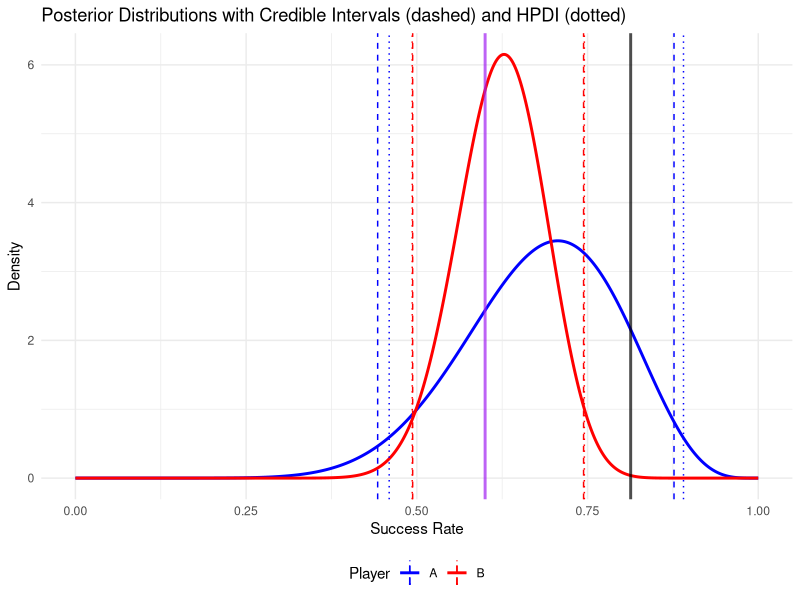
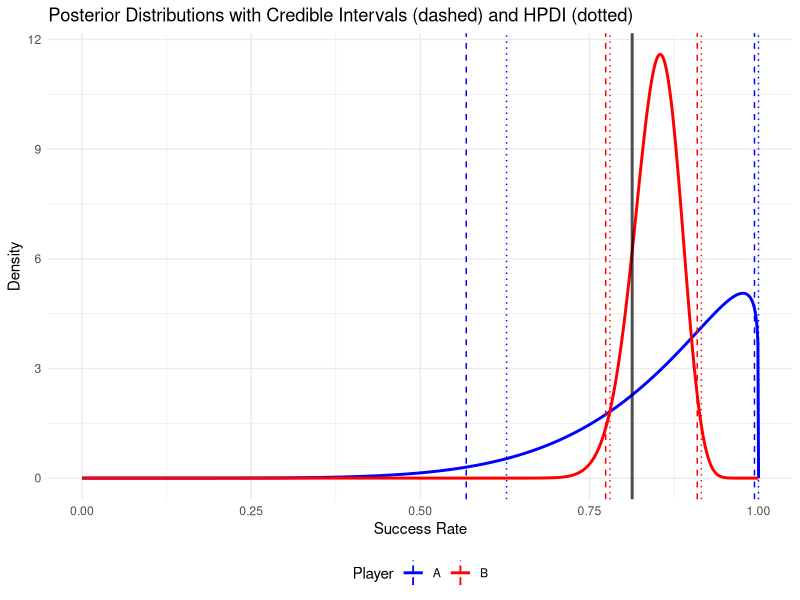

Write R code to recreate these figures, in order.
## ---- chunk 1
knitr::opts_chunk$set(echo = TRUE)
## ---- chunk 2
library(dplyr)
## ---- chunk 3
# Prior Data
data <- read.csv("826SR.csv")
print(data)
# Remove first two columns and filter out NA values
cleaned_data <- data[, c(3:5)] %>% 
  filter(!is.na(`SuccessRate`))

names(cleaned_data) <- c('PK', 'PKatt','SR')

#Filter out players with less than 5 attempts 
cleaned_data <- cleaned_data %>%
  filter(`PKatt` >= 5)
#Convert 1.0 to 0.9999 to be able to fit a beta distribution
cleaned_data <- cleaned_data %>%
  mutate(SR = ifelse(SR == 1.0, 0.9999, SR)) 

cleaned_data <- cleaned_data %>%
  mutate(SR = ifelse(SR == 0, 0.0001, SR)) 
  
## ---- chunk 4
mu_hat = mean(cleaned_data$SR)
print(paste0("mu_hat = ", mu_hat))
n_i = length(cleaned_data$SR)
print(paste0("n_i = ", n_i))
sigma_hat2 = var(cleaned_data$SR) 
print(paste0("sigma_hat = ", sigma_hat2))

a0 = mu_hat*((mu_hat*(1-mu_hat))/sigma_hat2 -1)
print(paste0("a0 = ", a0))
b0 = (1-mu_hat)*((mu_hat*(1-mu_hat))/sigma_hat2 -1)
print(paste0("b0 = ", b0))

## ---- chunk 5
# Posterior calculations

# Example 1: Hypothetical situation with worst than average players.

library(ggplot2)
library(coda) # For HPDI calculation

# EB prior parameters

prior_alpha <- a0
prior_beta <- b0

# Hypothetical player data, both having 0.6 Conversion Rate
# Recall league average mu_hat = 0.813
player_data <- list(
  A = list(successes = 6, trials = 10),
  B = list(successes = 30, trials = 50)
)

# Calculate posterior parameters, credible intervals, and HPDI
results <- list()
meanvar <- list()
for (player in names(player_data)) {
  successes <- player_data[[player]]$successes
  trials <- player_data[[player]]$trials
  fails <- trials - successes
  # Posterior parameters (From Equation (5) result)
  posterior_alpha <- prior_alpha + successes
  posterior_beta <- prior_beta + fails
  
  # posterior mean and variance
  posterior_mean <- (prior_alpha + successes) / (prior_alpha + prior_beta + trials) #Equation (6)
  posterior_variance <- (prior_alpha + successes)*(prior_beta + fails) / ((prior_alpha + prior_beta + trials)^2 * (prior_alpha + prior_beta + trials + 1)) # Equation (7)
  
  # 95% credible interval
  credible_interval <- qbeta(c(0.025, 0.975), posterior_alpha, posterior_beta)
  
  # Simulate posterior
  simulated_posterior <- rbeta(10000, posterior_alpha, posterior_beta)
  
  # 95% HPDI (see coda package)
  hpdi <- HPDinterval(as.mcmc(simulated_posterior), prob = 0.95)
  
  results[[player]] <- list(
    posterior_alpha = posterior_alpha,
    posterior_beta = posterior_beta,
    credible_interval = credible_interval,
    hpdi = hpdi,
    simulated_posterior = simulated_posterior
  )
  meanvar[[player]] <- list(posterior_mean = posterior_mean, posterior_variance = posterior_variance)
  
}
print(meanvar)
#Plotting:
x <- seq(0, 1, length.out = 1000)
density_data <- data.frame(
  x = rep(x, times = 2),
  density = c(
    dbeta(x, results$A$posterior_alpha, results$A$posterior_beta),
    dbeta(x, results$B$posterior_alpha, results$B$posterior_beta)
  ),
  player = rep(c("A", "B"), each = length(x))
)

interval_data <- data.frame(
  player = c("A", "B"),
  lower_credible = sapply(results, function(r) r$credible_interval[1]),
  upper_credible = sapply(results, function(r) r$credible_interval[2]),
  lower_hpdi = sapply(results, function(r) r$hpdi[1]),
  upper_hpdi = sapply(results, function(r) r$hpdi[2])
)
print(interval_data)


# Plot the posterior distributions with intervals
ggplot(density_data, aes(x = x, y = density, color = player)) +
  geom_line(size = 1) +
  geom_vline(data = interval_data, aes(xintercept = lower_credible, color = player), linetype = "dashed") +
  geom_vline(data = interval_data, aes(xintercept = upper_credible, color = player), linetype = "dashed") +
  geom_vline(data = interval_data, aes(xintercept = lower_hpdi, color = player), linetype = "dotted") +
  geom_vline(data = interval_data, aes(xintercept = upper_hpdi, color = player), linetype = "dotted") +
  geom_vline(xintercept = mu_hat, color = "black", linetype = "solid", size = 1, alpha = 0.7) + # League average
  geom_vline(xintercept = 0.6, color = "purple", linetype = "solid", size = 1, alpha = 0.7) + # Players SR
  labs(
    title = "Posterior Distributions with Credible Intervals (dashed) and HPDI (dotted)",
    x = "Success Rate",
    y = "Density"
  ) +
  scale_color_manual(values = c("A" = "blue", "B" = "red")) +
  theme_minimal() +
  theme(legend.position = "bottom") +
  guides(color = guide_legend(title = "Player"))


## ---- chunk 6
# Example 2: "Perfect" beginner vs. "Above average" experimented.

# EB prior parameters
prior_alpha <- a0
prior_beta <- b0

# Hypothetical player data, 
# Player A with perfect success rate but low amount of attempts
# Player B with slightly lower success rate but higher amount of attempts
# Recall league average mu_hat = 0.813 SR
player_data <- list(
  A = list(successes = 2, trials = 2), # 1.0 SR
  B = list(successes = 85, trials = 100) # 0.85 SR
)

results <- list()
meanvar <- list()
for (player in names(player_data)) {
  successes <- player_data[[player]]$successes
  trials <- player_data[[player]]$trials
  fails <- trials - successes
  # Posterior parameters
  posterior_alpha <- prior_alpha + successes
  posterior_beta <- prior_beta + fails
  
   posterior_mean <- (prior_alpha + successes) / (prior_alpha + prior_beta + trials) #Equation (6)
  posterior_variance <- (prior_alpha + successes)*(prior_beta + fails) / ((prior_alpha + prior_beta + trials)^2 * (prior_alpha + prior_beta + trials+1)) # Equation (7)
  
  # 95% credible interval
  credible_interval <- qbeta(c(0.025, 0.975), posterior_alpha, posterior_beta)
  
  # Simulate posterior
  simulated_posterior <- rbeta(10000, posterior_alpha, posterior_beta)
  
  # 95% HPDI (see coda package)
  hpdi <- HPDinterval(as.mcmc(simulated_posterior), prob = 0.95)
  
  results[[player]] <- list(
    posterior_alpha = posterior_alpha,
    posterior_beta = posterior_beta,
    credible_interval = credible_interval,
    hpdi = hpdi,
    simulated_posterior = simulated_posterior
  )
  meanvar[[player]] <-list(posterior_mean = posterior_mean, posterior_variance = posterior_variance)
}

print(meanvar)
#for plotting:
x <- seq(0, 1, length.out = 1000)
density_data <- data.frame(
  x = rep(x, times = 2),
  density = c(
    dbeta(x, results$A$posterior_alpha, results$A$posterior_beta),
    dbeta(x, results$B$posterior_alpha, results$B$posterior_beta)
  ),
  player = rep(c("A", "B"), each = length(x))
)

interval_data <- data.frame(
  player = c("A", "B"),
  lower_credible = sapply(results, function(r) r$credible_interval[1]),
  upper_credible = sapply(results, function(r) r$credible_interval[2]),
  lower_hpdi = sapply(results, function(r) r$hpdi[1]),
  upper_hpdi = sapply(results, function(r) r$hpdi[2])
)
print(interval_data)

# Plot of the posterior distributions with intervals
ggplot(density_data, aes(x = x, y = density, color = player)) +
  geom_line(size = 1) +
  geom_vline(data = interval_data, aes(xintercept = lower_credible, color = player), linetype = "dashed") +
  geom_vline(data = interval_data, aes(xintercept = upper_credible, color = player), linetype = "dashed") +
  geom_vline(data = interval_data, aes(xintercept = lower_hpdi, color = player), linetype = "dotted") +
  geom_vline(data = interval_data, aes(xintercept = upper_hpdi, color = player), linetype = "dotted") +
  geom_vline(xintercept = mu_hat, color = "black", linetype = "solid", size = 1, alpha = 0.7) + # League average
  #geom_vline(xintercept = 0.6, color = "purple", linetype = "solid", size = 1, alpha = 0.7) + # Players SR
  labs(
    title = "Posterior Distributions with Credible Intervals (dashed) and HPDI (dotted)",
    x = "Success Rate",
    y = "Density"
  ) +
  scale_color_manual(values = c("A" = "blue", "B" = "red")) +
  theme_minimal() +
  theme(legend.position = "bottom") +
  guides(color = guide_legend(title = "Player"))

